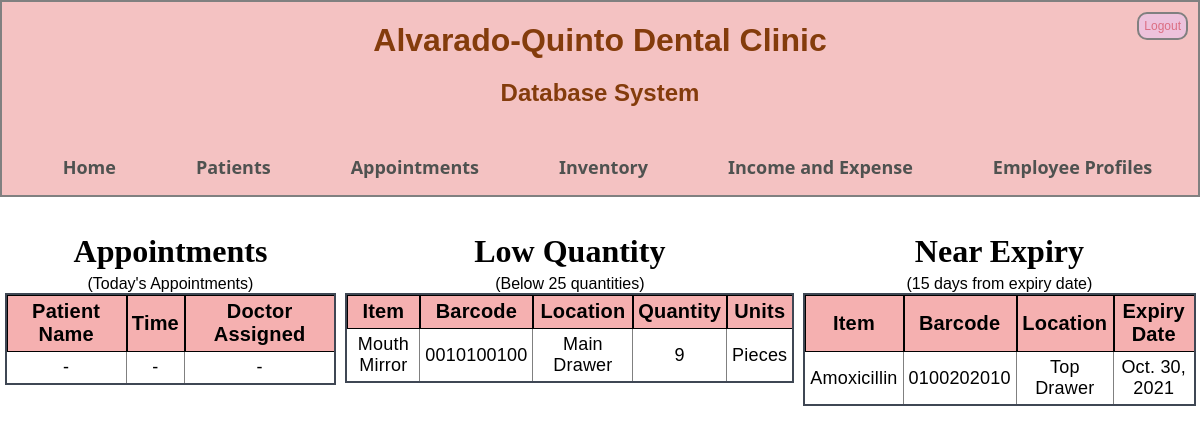
The app's page /home/ (signed in) with its own data.
### profiling/models.py (models this page shows)
class item_inventory(models.Model):
    barcode = models.CharField(max_length = 100, default = "00000000")
    itemname = models.CharField(max_length = 200)
    itemcategory = models.CharField(max_length = 200)
    location = models.CharField(max_length = 200)
    item_fee = models.DecimalField(max_digits = 10, decimal_places = 2, default = 0)
    quantity = models.IntegerField(default = 0)
    units = models.CharField(max_length = 200)
    expiry_date = models.DateField(auto_now=False, auto_now_add =False, null = True, blank = True)
    expiry_status = models.CharField(max_length = 200, default = 'Good for usage')
    def __str__(self):
        return self.itemname

### profiling/views.py (the view, shortened to what this page needs)
# urls.py: 2. Add a URL to urlpatterns:  path('', views.home, name='home')
@login_required
def home(request):
    appointment_data = appointment_details.objects.filter(appointment_status = 'Ongoing')
    for things in appointment_data:
        if things.schedule_id.date < date.today():
            appointment_data2 = appointment_details.objects.get(pk = things.id)
            appointment_data2.appointment_status = 'Finished'
            appointment_data2.save()
        else:
            pass
    sched_data = available_schedules.objects.filter(availability = True)
    for things in sched_data:
        if things.date < date.today():
            sched2 = available_schedules.objects.get(pk = things.id)
            sched2.availability = False
            sched2.save()
        else:
            pass
    item_deets = item_inventory.objects.all()
    for things in item_deets:
        if things.expiry_date != None:
            if things.expiry_date < date.today():
                item_data = item_inventory.objects.get(pk = things.id)
                item_data.expiry_status = 'Expired'
                item_data.save()
        elif things.expiry_date == None:
            item_data = item_inventory.objects.get(pk = things.id)
            item_data.expiry_status = 'Item does not expire'
            item_data.save()
    all_data = profile.objects.all()
    items = item_inventory.objects.all()
    q_pk = []
    low_quantity =[]
    for things in items:
        if things.quantity < 25:
            q_pk.append(things.id)
    for i in q_pk:
        low_quantity.extend(item_inventory.objects.filter(pk = i))
    appoints = appointment_details.objects.all()
    item_pk = []
    expired_items = []
    for things in items:
        if things.expiry_status == 'Expired':
            item_pk.append(things.id)
    for i in item_pk:
        expired_items.extend(list(item_inventory.objects.filter(pk = i)))
    today = date.today()
    add = timedelta(15)
    date_pk = []
    near_expiry = []
    date_condition = today + add
    for things in items:
        if things.expiry_date != None:
            if things.expiry_date.strftime("%m/%d/%Y") < date_condition.strftime("%m/%d/%Y") and things.expiry_date.strftime("%m/%d/%Y") >= date.today().strftime("%m/%d/%Y"):
                date_pk.append(things.id)
    for i in date_pk:
        near_expiry.extend(list(item_inventory.objects.filter(pk = i)))
    appointment_dates = appointment_details.objects.all()
    app_pk = []
    appointment_now = []
    for things in appointment_dates:
        if things.schedule_id.date == today:
            app_pk.append(things.id)
    for i in app_pk:
        appointment_now.extend(list(appointment_details.objects.filter(pk=i).filter(appointment_status = 'Ongoing')))
    context={
            'item_pk':item_pk,
            'expired_items': expired_items,
            'appoints':appoints,
            'low_quantity':low_quantity,
            'date_condition':date_condition,
            'near_expiry' : near_expiry,
            'appointment_now':appointment_now,
            'date_condition':date_condition
            }
    return render(request, 'home.html', context)

### templates/home.html (shortened to what this page needs)
{% extends 'base.html' %} {% block content %}
<br></br>
<form method="POST">
  <div class="home_form">
    <div class="home_con">
      <h1>Appointments</h1>
      <p>(Today's Appointments)</p>
      <div class="home_row">
        <table class="table3_form">
          <thead>
            <tr class="tr_form2">
              <th class="th_form2">Patient Name</th>
              <th class="th_form2">Time</th>
              <th class="th_form2">Doctor Assigned</th>
            </tr>
          </thead>
          {% if appointment_now %}
          {% for things in appointment_now %}
          <tr class="tr_form2">
            <td class="td_form2">{{ things.patient_id.fullname|title }}</td>
            <td class="td_form2">{{ things.schedule_id.time }}</td>
            <td class="td_form2">{{ things.schedule_id.doctor_lastname|title }}</td>
          </tr>
          {% endfor %}
          {% else %}
            <td class="td_form2"> - </td>
            <td class="td_form2"> - </td>
            <td class="td_form2"> - </td>
          {% endif %}
        </table>
      </div>
    </div>
    <div class="home_con">
      <h1>Low Quantity</h1>
      <p>(Below 25 quantities)</p>
      <div class="home_row">
        <table class="table3_form">
          <thead>
            <tr class="tr_form2">
              <th class="th_form2">Item</th>
              <th class="th_form2">Barcode</th>
              <th class="th_form2">Location</th>
              <th class="th_form2">Quantity</th>
              <th class="th_form2">Units</th>
            </tr>
          </thead>
          {% if low_quantity %}
            {% for things in low_quantity %}
          <tr class="tr_form2">
            <td class="td_form2">{{ things.itemname|title }}</td>
            <td class="td_form2">{{ things.barcode }}</td>
            <td class="td_form2">{{ things.location|title }}</td>
            <td class="td_form2">{{ things.quantity }}</td>
            <td class="td_form2">{{ things.units|title }}</td>
          </tr>
          {% endfor %}
            {% else %}
            <td class="td_form2"> - </td>
            <td class="td_form2"> - </td>
            <td class="td_form2"> - </td>
            <td class="td_form2"> - </td>
            <td class="td_form2"> - </td>
            {% endif %}
        </table>
      </div>
    </div>
    <div class="home_con">
      <h1>Near Expiry </h1>
      <p>(15 days from expiry date)</p>
      <div class="home_row">
        <table class="table3_form">
          <thead>
            <tr class="tr_form2">
              <th class="th_form2">Item</th>
              <th class="th_form2">Barcode</th>
              <th class="th_form2">Location</th>
              <th class="th_form2">Expiry Date</th>
            </tr>
          </thead>
          {% if near_expiry %}
            {% for things in near_expiry %}
          <tr class="tr_form2">
            <td class="td_form2">{{ things.itemname|title }}</td>
            <td class="td_form2">{{ things.barcode }}</td>
            <td class="td_form2">{{ things.location|title }}</td>
            <td class="td_form2">{{ things.expiry_date }}</td>
          </tr>
          {% endfor %}
            {% else %}
            <td class="td_form2"> - </td>
            <td class="td_form2"> - </td>
            <td class="td_form2"> - </td>
            <td class="td_form2"> - </td>
            {% endif %}
        </table>
      </div>
    </div>
  </div>
</form>
{% endblock %}

### static/css/styles.css (style rules this page uses)
* { margin: 0; padding: 0; font-family: sans-serif; box-sizing: border-box; }
.table3_form { margin: 0 auto 20px auto; border-collapse: collapse; border: 2px solid #3f4754; letter-spacing: 0.2px; box-sizing: border-box; }
.th_form, .th_form2 { background-color: #f5b0b0; padding: 5px; font-weight: bold; font-size: 20px; border: 1px solid black; }
.td_form, .td_form2 { text-align: center; padding: 5px; font-size: 18px; border: 1px solid grey; }
.tr_form, .tr_form2 { background-color: white; }
.home_form { display: flex; width: 100%; justify-content: space-between; padding: auto; }
.home_con { text-align: center; margin: auto 4.5px; padding-bottom: 10px; }
.home_con h1 { font-size: 32px; font-family: "Times New Roman", Times, serif; margin-bottom: 5px; }
.home_row { height: 500px; overflow: auto; }
.home_row thead th { position: sticky; top: 0; }
.home_row, .home_row td { box-shadow: inset 1px black; }
.home_row th { box-shadow: inset 1px 1px black, 1px 1px black; }

### records on screen
item_inventory: itemname "Mouth Mirror", barcode "0010100100", location "Main Drawer", quantity "9", units "Pieces"
item_inventory: itemname "Amoxicillin", barcode "0100202010", location "Top Drawer", expiry_date "Oct. 30, 2021"
